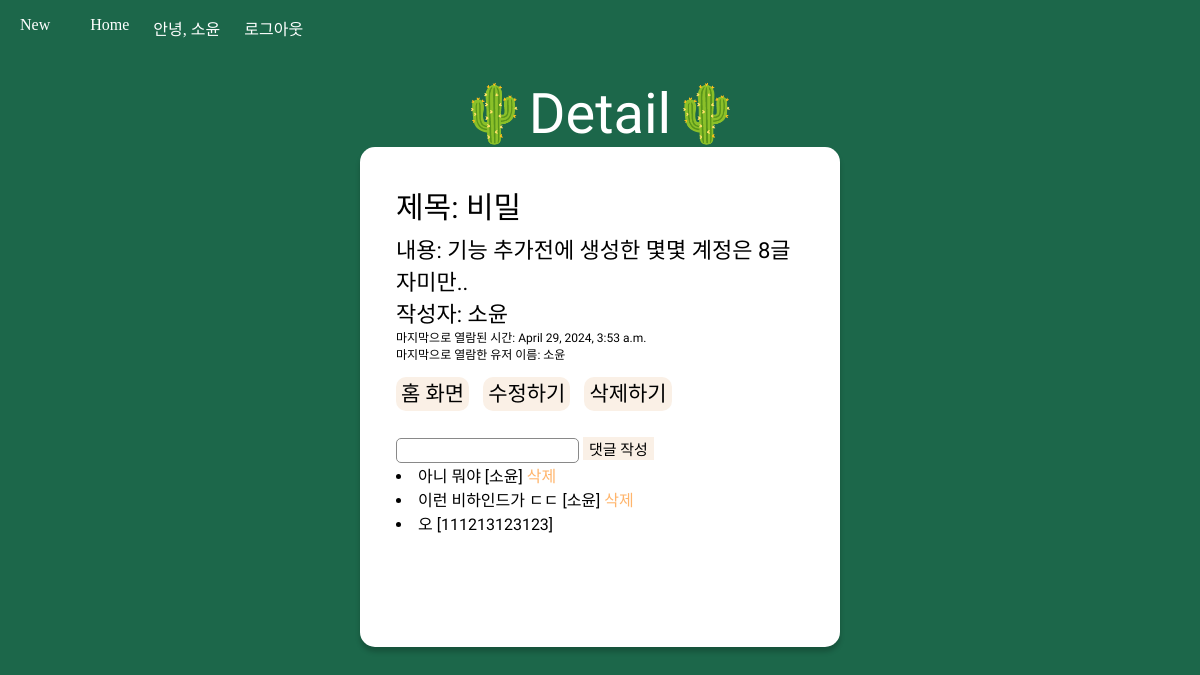
Page /detail/3 (signed in) on the committed database.
### app/models.py (models this page shows, shortened)
class Post(models.Model):
   title = models.CharField(max_length=50)
   content = models.TextField()
   author = models.ForeignKey(User, on_delete=models.CASCADE, related_name='posts', default=1)
   last_viewed = models.DateTimeField(auto_now_add=True)

class Comment(models.Model):
   post = models.ForeignKey(Post, on_delete=models.CASCADE, related_name='comments')
   content = models.TextField()
   author = models.ForeignKey(User, on_delete=models.CASCADE, related_name='comments')

### app/views.py (the view, shortened to what this page needs)
# urls.py: path('detail/<int:post_pk>', views.detail, name='detail'),
@login_required(login_url="/registration/login/")
@update_last_viewed
def detail(request, post_pk):
   post = Post.objects.get(pk=post_pk)
   return render(request, 'detail.html', {'post':post, 'last_viewed': post.last_viewed})

### app/views.py (called while the page is built)
def update_last_viewed(view_func):
    @wraps(view_func)
    def wrapper(request, *args, **kwargs):
        if request.user.is_authenticated:
            post_pk = kwargs.get('post_pk')
            if post_pk:
                post = Post.objects.get(pk=post_pk)
                post.last_viewed = timezone.now()
                post.save()
        return view_func(request, *args, **kwargs)
    return wrapper

### app/templates/detail.html (shortened to what this page needs)
{% extends 'base.html' %}
{% block title %} 🌵Detail🌵{% endblock %}
{% block css %}
{% load static %}
<link rel="stylesheet" type="text/css" href="{% static 'detail.css' %}" />
{% endblock %}
{% block content %}
<div class="detail-post_container">
  <div class="detail_title">제목: {{post.title}}</div>
  <div class="detail_content">내용: {{post.content}}</div>
  <div class="detail_content">작성자: {{post.author.username}}</div>
  <div class="detail_content1">마지막으로 열람된 시간: {{  last_viewed  }}</div>
  <div class="detail_content1">마지막으로 열람한 유저 이름: {{ request.user.username }}</div>
  <div class="detail-post_btn">
    <a href="{% url 'home' %}">홈 화면</a>
    {% if user.is_authenticated and user.pk == post.author.pk %}
    <a href="{% url 'edit' post.pk %}">수정하기</a>
    <a href="{% url 'delete' post.pk %}">삭제하기</a>{% endif %}
  </div>
  <form action="" method="POST">
    <input type="text" name="content" />
    <button type="submit">댓글 작성</button>
  </form>
  {% for comment in post.comments.all %}
  <li>
    <span>{{comment.content}} </span>
    <span>[{{comment.author.username}}] </span>
    {% if user.pk == comment.author.pk and user.is_authenticated %}
    <a href="{% url 'delete_comment' post.pk comment.pk %}", class="n11">삭제</a>
    {% endif %}
  </li>
  {% endfor %}
</div>
{% endblock %}

### app/templates/base.html (shortened to what this page needs)
<!DOCTYPE html>
{% load account socialaccount %}
<html lang="en">
  <head>
    {% load static %}
    <link rel="stylesheet" type="text/css" href="{% static 'base.css' %}" />
    {% block css %} {% endblock css %}
  </head>
  <body>
    <nav id="navbar">
      <ul class="navbar__menu">
        <li class="navbar__menu__item">
          <a href="{% url 'new' %}">New</a>
        </li>
        <li class="navbar__menu__item">
          <a href="{% url 'home' %}">Home</a>
        </li>
        {% if user.is_authenticated %}
        <span class="navbar__menu__item">안녕, {{user.username}}</span>
        <li class="navbar__menu__item">
          <a href="{% url 'logout'%}">로그아웃</a>
        </li>
        {% endif %}
      </ul>
    </nav>
    <div class="title">{% block title %} {% endblock title %}</div>
    <div class="container">{% block content %} {% endblock content %}</div>
  </body>
</html>

### app/static/base.css (style rules this page uses)
:root { --color-white: #ffffff; --color-dark-grey: #8f8f8f; --color-light-grey: #ebebeb; --color-blue: #668efd; --color-black: #ffffff; --font-large: 48px; --font-medium: 28px; --font-regular: 18px; --font-small: 16px; --font-micro: 14px; --weight-bold: 700; --weight-semi-bold: 500; --weight-regular: 400; --size-border-radius: 4px; }
body { margin: 0; width: 100%; background-color: rgb(0, 0, 0); }
.title { text-align: center; margin-top: 25px; font-size: 3.5rem; color: #ffffff; font-family: "Koulen", cursive; }
.container { width: 100%; display: flex; justify-content: center; }
a { text-decoration: none; color: var(--color-black); }
ul { list-style: none; padding-left: 0; }
#navbar { width: 100%; display: flex; justify-content: space-between; align-items: center; transition: all 300ms ease-in-out; z-index: 1; color: #ffffff; }
.navbar__menu { display: flex; padding-left: 0; }
.navbar__menu .navbar__menu__item { margin: 0 4px; cursor: pointer; color: #ffffff; }
.navbar__menu .navbar__menu__item a { padding: 8px 16px; }

### app/static/detail.css (style rules this page uses)
body { margin:0; width: 100%; background-color:rgb(28, 103, 74); }
.title { text-align:center; margin-top:25px; font-size:3.5rem; color:#ffffff; font-family: 'Koulen', cursive; }
.container { width:100%; display:flex; justify-content: center; }
.detail-post_container { background-color:white; width:40%; box-sizing:border-box; height:500px; border-radius:15px; box-shadow:0 5px 5px 0 rgba(0, 0, 0, 0.2); padding:3%; font-family: 'Jua', sans-serif; }
.detail_title { font-weight:300; margin-bottom:5px; font-size:30px; }
.detail_content { font-size:22px; }
.detail_content1 { font-size:12px; }
.detail-post_btn { margin-top:15px; margin-bottom:30px; }
.detail-post_btn > a { color:black; text-decoration:none; padding:5px; background-color:linen; font-size:21px; margin-right:10px; border-radius: 10px; }
form > input { box-sizing:border-box; border: 1px solid #898989; border-radius:5px; height:25px; }
form > button { background-color:linen; border:none; font-family: 'Jua', sans-serif; font-size:15px; }
li > a { text-decoration:none; }
.n11 { color: rgb(255, 181, 108); }

### rows in the picture
Post: title "비밀", content "기능 추가전에 생성한 몇몇 계정은 8글자미만..", author.username "소윤", last_viewed "April 29, 2024, 3:53 a.m."
Comment: content "아니 뭐야", author.username "소윤", shows "삭제"
Comment: content "이런 비하인드가 ㄷㄷ", author.username "소윤", shows "삭제"
Comment: content "오", author.username "111213123123"

### other values in the picture
{{ user.username }} "소윤"
{{ request.user.username }} "소윤"
